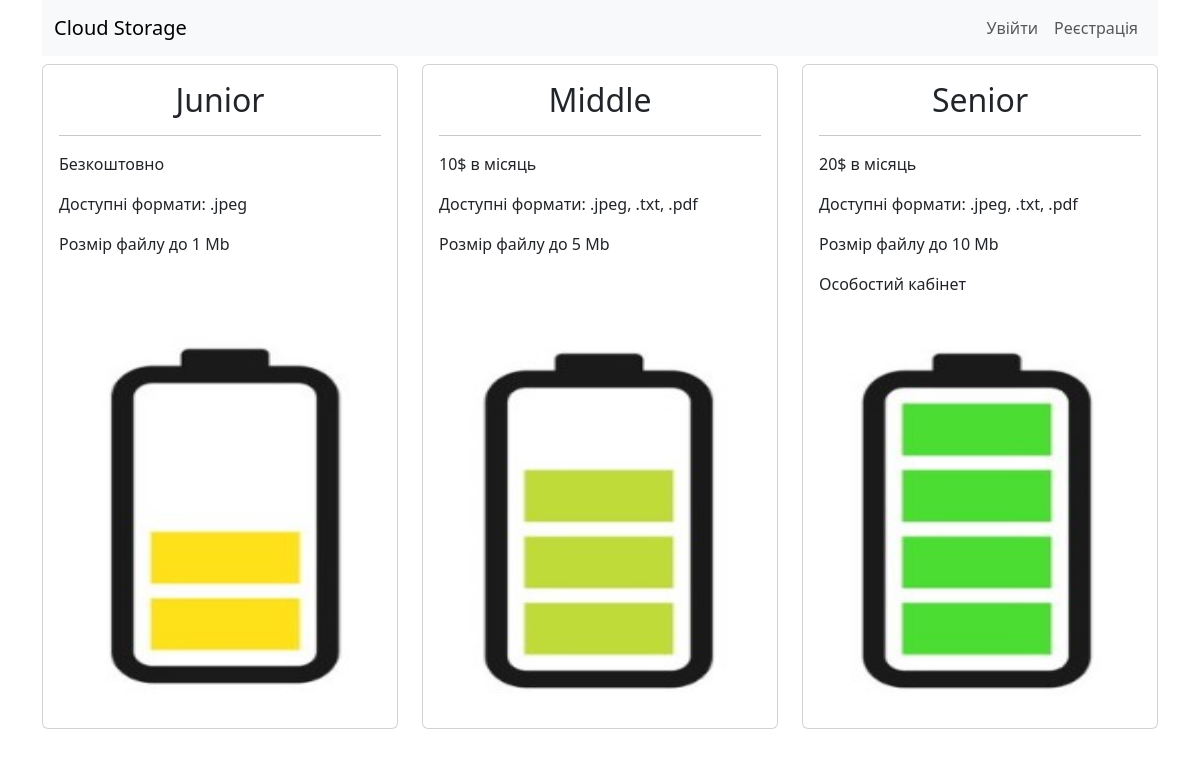
The page / on the database its author committed.
### upload/models.py (models this page shows, shortened)
class News(models.Model):
	title = models.CharField(max_length=100, primary_key=True)
	content = models.TextField()
	photo = models.ImageField(upload_to='photos/%Y/%m/%d/', blank=True)
	class Meta:
		verbose_name = 'Новина'
		verbose_name_plural = 'Новини'

### upload/views.py (the view)
# urls.py: path('', ViewNews.as_view(), name='home'),
class ViewNews(ListView):
	model = News
	template_name = 'upload/news_list.html'
	context_object_name = 'news'
	def get_context_data(self, *, object_list=None, **kwargs):
		context = super().get_context_data(**kwargs)
		context['title'] = 'Головна'
		return context
	def get_queryset(self):
		return News.objects.all()

### upload/templates/upload/news_list.html (shortened to what this page needs)
{% extends 'base.html' %}
{% load static %}
{% block content %}
<div class="row">
    {% for item in news %}
        <div class="col-sm-4 mt-sm-2">
            <div class="card">
                <div class="card-body" >
                    <div class="media">
                        <h2 class="card-title" align="center">{{ item.title }}</h2> <hr>
                        <div class="media-body">
                            <p class="card-text" >{{ item.content|safe }}</p>
                        </div>
                        <img class="card-img-top" src="{{ item.photo.url }}"  width="" height="400">
                    </div>
                </div>
            </div>
        </div>
    {% endfor %}
</div>
{% endblock %}

### rows shown on the page
News: title "Junior", content "Безкоштовно Доступні формати: .jpeg Розмір файлу до 1 Mb", photo (picture)
News: title "Middle", content "10$ в місяць Доступні формати: .jpeg, .txt, .pdf Розмір файлу до 5 Mb", photo (picture)
News: title "Senior", content "20$ в місяць Доступні формати: .jpeg, .txt, .pdf Розмір файлу до 10 Mb Особостий кабінет", photo (picture)
